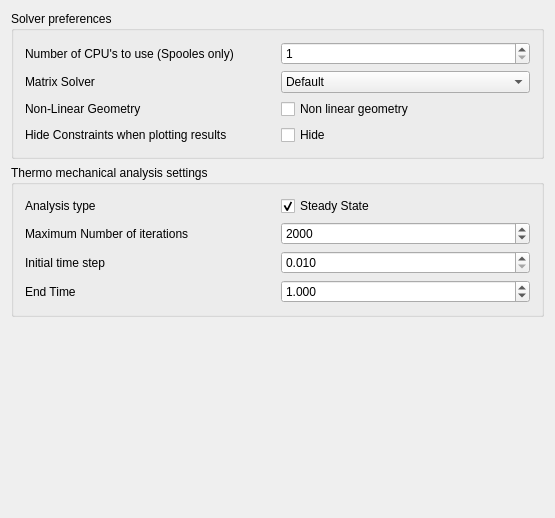
<?xml version="1.0" encoding="UTF-8"?>
<ui version="4.0">
 <class>FemGui::DlgSettingsFemAnalysisOptImp</class>
 <widget class="QWidget" name="FemGui::DlgSettingsFemAnalysisOptImp">
  <property name="geometry">
   <rect>
    <x>0</x>
    <y>0</y>
    <width>555</width>
    <height>518</height>
   </rect>
  </property>
  <property name="windowTitle">
   <string>Calculix Analysis settings</string>
  </property>
  <layout class="QVBoxLayout" name="verticalLayout">
   <item>
    <layout class="QVBoxLayout" name="verticalLayout_2">
     <item>
      <widget class="QGroupBox" name="gb_calculix_anpreferences">
       <property name="title">
        <string>Solver preferences</string>
       </property>
       <layout class="QHBoxLayout" name="horizontalLayout_1">
        <item>
         <layout class="QGridLayout" name="gl_ccx_solver">
          <item row="0" column="0">
           <widget class="QLabel" name="l_ccx_numcpu">
            <property name="text">
             <string>Number of CPU's to use (Spooles only)</string>
            </property>
           </widget>
          </item>
          <item row="0" column="1">
           <widget class="Gui::PrefSpinBox" name="sb_ccx_numcpu">
            <property name="minimum">
             <number>1</number>
            </property>
            <property name="maximum">
             <number>40</number>
            </property>
            <property name="singleStep">
             <number>1</number>
            </property>
            <property name="value">
             <number>1</number>
            </property>
            <property name="prefEntry" stdset="0">
             <cstring>AnalysisNumCPUs</cstring>
            </property>
            <property name="prefPath" stdset="0">
             <cstring>Mod/Fem/AnalysisOpt</cstring>
            </property>
           </widget>
          </item>
          <item row="1" column="0">
           <widget class="QLabel" name="l_solver">
            <property name="enabled">
             <bool>true</bool>
            </property>
            <property name="text">
             <string>Matrix Solver</string>
            </property>
           </widget>
          </item>
          <item row="1" column="1">
           <widget class="Gui::PrefComboBox" name="cmb_solver">
            <property name="enabled">
             <bool>true</bool>
            </property>
            <property name="editable">
             <bool>false</bool>
            </property>
            <property name="prefEntry" stdset="0">
             <cstring>Solver</cstring>
            </property>
            <property name="prefPath" stdset="0">
             <cstring>Mod/Fem/AnalysisOpt</cstring>
            </property>
            <item>
             <property name="text">
              <string>Default</string>
             </property>
            </item>
            <item>
             <property name="text">
              <string>Spooles</string>
             </property>
            </item>
            <item>
             <property name="text">
              <string>Iterative Scaling</string>
             </property>
            </item>
            <item>
             <property name="text">
              <string>Iterative Cholesky</string>
             </property>
            </item>
            <item>
             <property name="text">
              <string/>
             </property>
            </item>
           </widget>
          </item>
          <item row="2" column="0">
           <widget class="QLabel" name="l_non_lin_geom">
            <property name="text">
             <string>Non-Linear Geometry</string>
            </property>
           </widget>
          </item>
          <item row="2" column="1">
           <widget class="Gui::PrefCheckBox" name="cb_ccx_non_lin_geom">
            <property name="text">
             <string>Non linear geometry</string>
            </property>
            <property name="checked">
             <bool>false</bool>
            </property>
            <property name="prefEntry" stdset="0">
             <cstring>NonlinearGeometry</cstring>
            </property>
            <property name="prefPath" stdset="0">
             <cstring>Mod/Fem/AnalysisOpt</cstring>
            </property>
           </widget>
          </item>
          <item row="3" column="0">
           <widget class="QLabel" name="l_hide_constraint">
            <property name="text">
             <string>Hide Constraints when plotting results</string>
            </property>
           </widget>
          </item>
          <item row="3" column="1">
           <widget class="Gui::PrefCheckBox" name="cb_hide_constraint">
            <property name="text">
             <string>Hide</string>
            </property>
            <property name="checked">
             <bool>false</bool>
            </property>
            <property name="prefEntry" stdset="0">
             <cstring>HideConstraint</cstring>
            </property>
            <property name="prefPath" stdset="0">
             <cstring>Mod/Fem/AnalysisOpt</cstring>
            </property>
           </widget>
          </item>
         </layout>
        </item>
       </layout>
      </widget>
     </item>
     <item>
      <widget class="QGroupBox" name="thermal_analysis_params">
       <property name="title">
        <string>Thermo mechanical analysis settings</string>
       </property>
       <layout class="QHBoxLayout" name="horizontalLayout_2">
        <item>
         <layout class="QGridLayout" name="thermasl_op">
          <item row="0" column="0">
           <widget class="QLabel" name="l_static">
            <property name="text">
             <string>Analysis type</string>
            </property>
           </widget>
          </item>
          <item row="0" column="1">
           <widget class="Gui::PrefCheckBox" name="cb_static">
            <property name="text">
             <string>Steady State</string>
            </property>
            <property name="checked">
             <bool>true</bool>
            </property>
            <property name="prefEntry" stdset="0">
             <cstring>StaticAnalysis</cstring>
            </property>
            <property name="prefPath" stdset="0">
             <cstring>Mod/Fem/AnalysisOpt</cstring>
            </property>
           </widget>
          </item>
          <item row="1" column="0">
           <widget class="QLabel" name="l_ccx_max_iterations">
            <property name="text">
             <string>Maximum Number of iterations</string>
            </property>
           </widget>
          </item>
          <item row="1" column="1">
           <widget class="Gui::PrefSpinBox" name="sb_ccx_max_iterations">
            <property name="minimum">
             <number>1</number>
            </property>
            <property name="maximum">
             <number>10000000</number>
            </property>
            <property name="singleStep">
             <number>10</number>
            </property>
            <property name="value">
             <number>2000</number>
            </property>
            <property name="prefEntry" stdset="0">
             <cstring>AnalysisMaxIterations</cstring>
            </property>
            <property name="prefPath" stdset="0">
             <cstring>Mod/Fem/AnalysisOpt</cstring>
            </property>
           </widget>
          </item>
          <item row="2" column="0">
           <widget class="QLabel" name="l_ccx_initial_time_step">
            <property name="text">
             <string>Initial time step</string>
            </property>
           </widget>
          </item>
          <item row="2" column="1">
           <widget class="Gui::PrefDoubleSpinBox" name="dsb_ccx_initial_time_step">
            <property name="decimals">
             <number>3</number>
            </property>
            <property name="minimum">
             <double>0.010000000000000</double>
            </property>
            <property name="maximum">
             <double>99999999.000000000000000</double>
            </property>
            <property name="singleStep">
             <double>0.010000000000000</double>
            </property>
            <property name="value">
             <double>0.010000000000000</double>
            </property>
            <property name="prefEntry" stdset="0">
             <cstring>AnalysisInitialTimeStep</cstring>
            </property>
            <property name="prefPath" stdset="0">
             <cstring>Mod/Fem/AnalysisOpt</cstring>
            </property>
           </widget>
          </item>
          <item row="3" column="0">
           <widget class="QLabel" name="l_ccx_analysis_time">
            <property name="text">
             <string>End Time</string>
            </property>
           </widget>
          </item>
          <item row="3" column="1">
           <widget class="Gui::PrefDoubleSpinBox" name="dsb_ccx_analysis_time">
            <property name="decimals">
             <number>3</number>
            </property>
            <property name="minimum">
             <double>0.010000000000000</double>
            </property>
            <property name="maximum">
             <double>99999999.000000000000000</double>
            </property>
            <property name="singleStep">
             <double>0.010000000000000</double>
            </property>
            <property name="value">
             <double>1.000000000000000</double>
            </property>
            <property name="prefEntry" stdset="0">
             <cstring>AnalysisTime</cstring>
            </property>
            <property name="prefPath" stdset="0">
             <cstring>Mod/Fem/AnalysisOpt</cstring>
            </property>
           </widget>
          </item>
         </layout>
        </item>
       </layout>
      </widget>
     </item>
    </layout>
   </item>
   <item>
    <spacer name="verticalSpacer">
     <property name="orientation">
      <enum>Qt::Vertical</enum>
     </property>
     <property name="sizeHint" stdset="0">
      <size>
       <width>20</width>
       <height>40</height>
      </size>
     </property>
    </spacer>
   </item>
  </layout>
 </widget>
 <layoutdefault spacing="6" margin="11"/>
 <customwidgets>
  <customwidget>
   <class>Gui::PrefSpinBox</class>
   <extends>QSpinBox</extends>
   <header>Gui/PrefWidgets.h</header>
  </customwidget>
  <customwidget>
   <class>Gui::PrefCheckBox</class>
   <extends>QCheckBox</extends>
   <header>Gui/PrefWidgets.h</header>
  </customwidget>
  <customwidget>
   <class>Gui::PrefComboBox</class>
   <extends>QComboBox</extends>
   <header>Gui/PrefWidgets.h</header>
  </customwidget>
  <customwidget>
   <class>Gui::PrefDoubleSpinBox</class>
   <extends>QDoubleSpinBox</extends>
   <header>Gui/PrefWidgets.h</header>
  </customwidget>
 </customwidgets>
 <resources>
  <include location="Resources/Fem.qrc"/>
 </resources>
 <connections/>
</ui>
